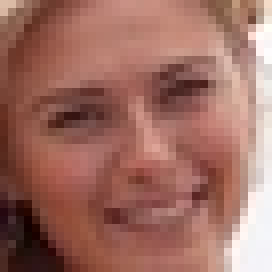
#> input picture model_training_all/images_cropped/maria_sharapova/1368843.jpg, 34 x 34 px, shrunk from 135 x 135 before the run, found by its file name (shown 8 times larger)
$ jupyter execute --allow-errors 'Data Cleaning And Image Cropping.ipynb'   (shell and % lines are left out)
#> lines starting #> are read from the running program, lines starting #| are printed output that depends on the picture
[cell 1]
import numpy as np
import pandas as pd
import matplotlib.pyplot as plt
import cv2
import os
import shutil

[cell 2]
img = cv2.imread('./images_dataset/maria_sharapova/1368843.jpg')
#> img is the input picture: shape (34, 34, 3); mean B, G, R 97.7, 108.6, 158.3

[cell 3]
img.shape
#> Out = (34, 34, 3)

[cell 4]
plt.imshow(img)

[cell 5]
gray = cv2.cvtColor(img,cv2.COLOR_BGR2GRAY)
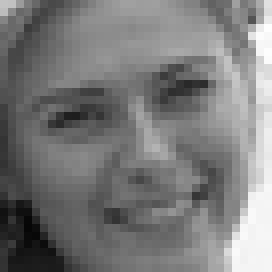
#> gray: shape (34, 34) (shown 8 times larger); min 6, max 254, mean 122.2

[cell 6]
plt.imshow(gray,cmap="gray")

[cell 7]
face_cascade = cv2.CascadeClassifier('./haarcascades/haarcascade_frontalface_default.xml')
eye_cascade = cv2.CascadeClassifier('./haarcascades/haarcascade_eye.xml')

[cell 8]
faces=face_cascade.detectMultiScale(gray,1.3,5)
#> faces = ()
for (x,y,w,h) in faces:
        roi_gray = gray[y:y+h,x:x+w]
        roi_color = img[y:y+h,x:x+w]
        eyes = eye_cascade.detectMultiScale(roi_gray)
        for (ex,ey,ew,eh) in eyes:
            cv2.rectangle(roi_color,(ex,ey),(ex+ew,ey+eh),(0,255,0),2)
#> this loop made 0 passes

#> (a cell that did not finish here is left out)

[cell 10]
def get_cropped_image_if_1_face_and_2_eyes(path):
    img = cv2.imread(path)
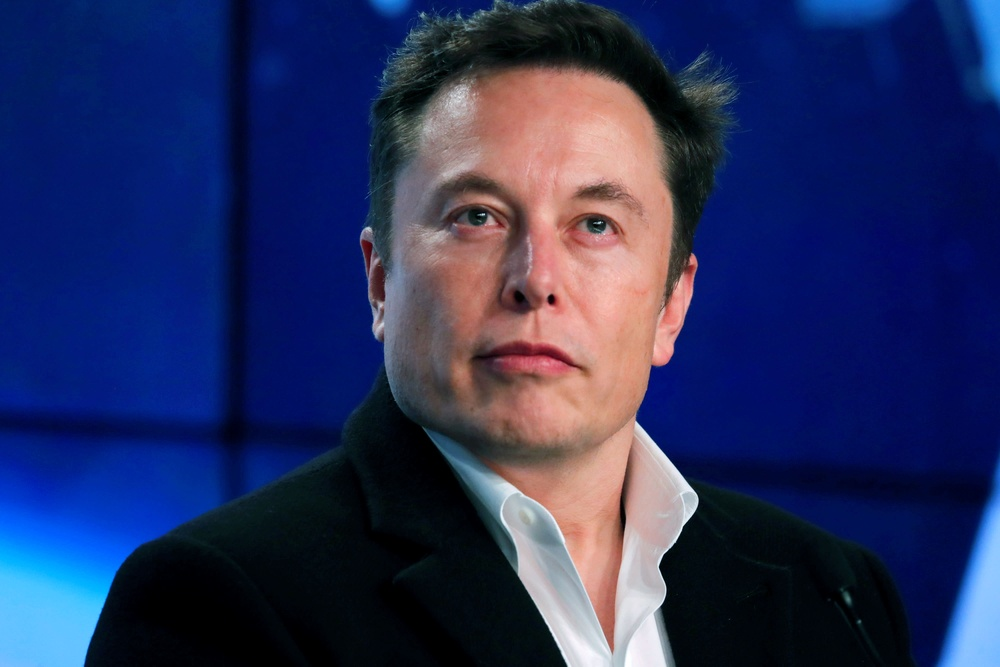
#> input picture model_training_all/images_dataset/elon_musk/105773423-1551716977818rtx6p9yw.jpg, 1000 x 667 px, shrunk from 4000 x 2667 before the run
#> img is the input picture: shape (667, 1000, 3); mean B, G, R 93.6, 47.6, 39.4
    gray = cv2.cvtColor(img,cv2.COLOR_BGR2GRAY)
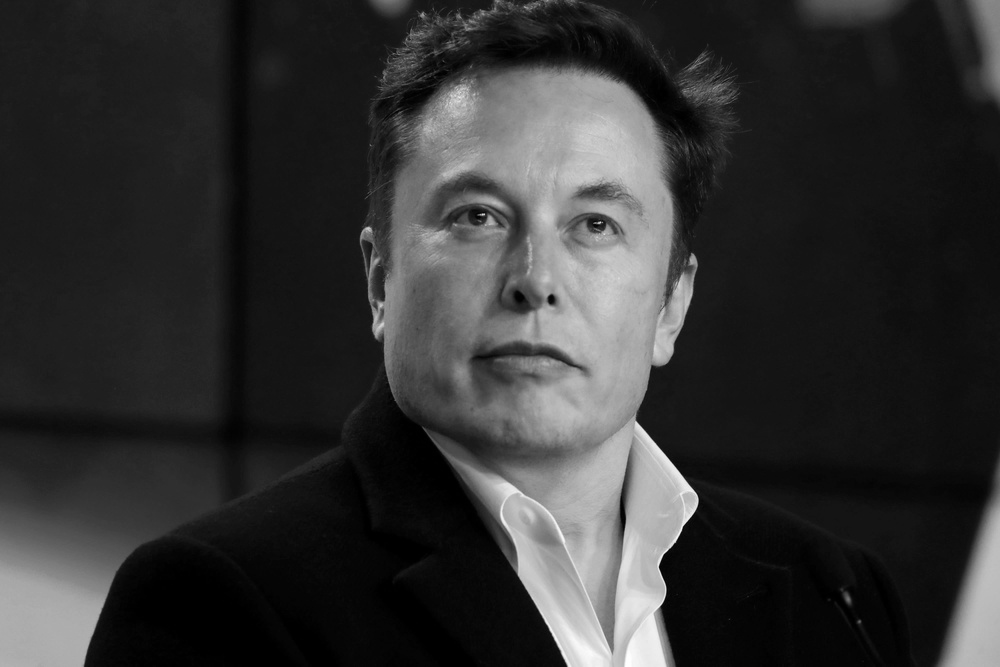
#> gray: shape (667, 1000); min 0, max 255, mean 50.4
    faces = face_cascade.detectMultiScale(gray,1.3,5)
#> faces = [[356, 75, 365, 365]]
    if len(faces) == 1:
        for (x,y,w,h) in faces:
            roi_gray = gray[y:y+h,x:x+w]
            roi_color = img[y:y+h,x:x+w]
            eyes = eye_cascade.detectMultiScale(roi_gray)
            if len(eyes) >= 2:
                return roi_color
            else:
                print(f'{len(eyes)} eye are present in image : {path}')
#> this loop made 1 pass
#> pass 1, in get_cropped_image_if_1_face_and_2_eyes, `roi_gray = gray[y:y+h,x:x+w]`:
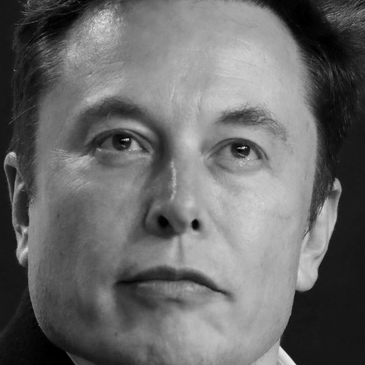
#> roi_gray: shape (365, 365); min 0, max 235, mean 105.6
#> pass 1, in get_cropped_image_if_1_face_and_2_eyes, `roi_color = img[y:y+h,x:x+w]`:
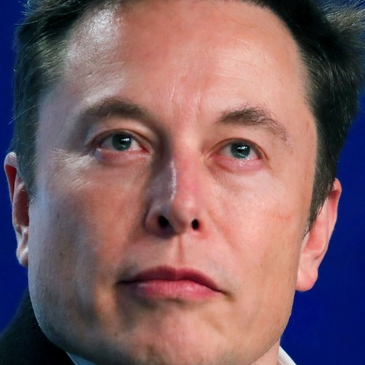
#> roi_color: shape (365, 365, 3); mean B, G, R 101.1, 96.1, 126
    else:
        print(f'{len(faces)} face are present in image : {path}')
    return None
